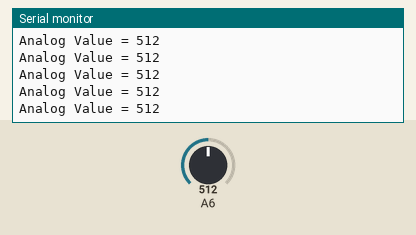
A sketch run on a simulated Arduino Nano, built with avr-gcc and run on an emulated ATmega328P. On the bench: the last lines printed to the serial monitor. Inputs (shaded band) come from the test bench; at power-on: A6 = 512.

Above: at 1.2 s.
1.3 s: A6 set to 716
At 1.56 s:
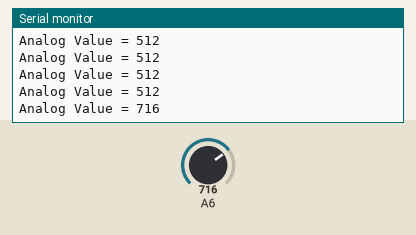
2.8 s: A6 set to 900
At 2.96 s:
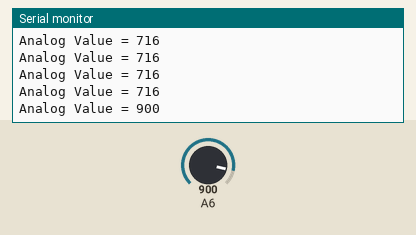
Timing chart, 0 to 5.8 s (numbered marks = the images above; inputs shaded):
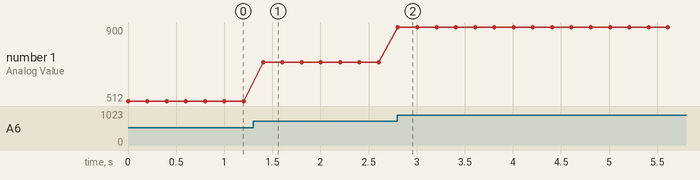

The sketch:

Lab9_AnalogRead.ino
```cpp
void setup(){
  Serial.begin(9600);
}
void loop(){
  int sensorValue=analogRead(A6);
  Serial.print("Analog Value = ");
  Serial.println(sensorValue);
  delay(200);
}
```

Measured:
- after the input at 1.3 s, the serial monitor: prints a new line after 0.10 s (image 1)
- after the input at 2.8 s, the serial monitor: prints a new line at once (image 2)
- plotted number 1: 512 → 716 after the input at 1.3 s, 716 → 900 after the input at 2.8 s
